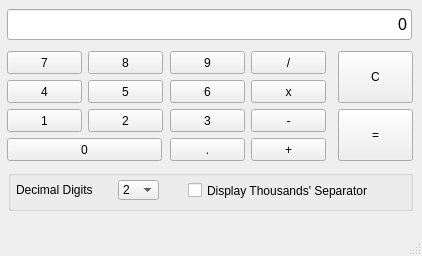
<?xml version="1.0" encoding="UTF-8"?>
<ui version="4.0">
 <class>Calculator</class>
 <widget class="QMainWindow" name="Calculator">
  <property name="geometry">
   <rect>
    <x>0</x>
    <y>0</y>
    <width>422</width>
    <height>256</height>
   </rect>
  </property>
  <property name="windowTitle">
   <string>Basic Calculator</string>
  </property>
  <widget class="QWidget" name="centralwidget">
   <widget class="QPushButton" name="btn9">
    <property name="geometry">
     <rect>
      <x>170</x>
      <y>51</y>
      <width>75</width>
      <height>23</height>
     </rect>
    </property>
    <property name="text">
     <string>9</string>
    </property>
   </widget>
   <widget class="QPushButton" name="btn6">
    <property name="geometry">
     <rect>
      <x>170</x>
      <y>80</y>
      <width>75</width>
      <height>23</height>
     </rect>
    </property>
    <property name="text">
     <string>6</string>
    </property>
   </widget>
   <widget class="QPushButton" name="btn1">
    <property name="geometry">
     <rect>
      <x>7</x>
      <y>109</y>
      <width>75</width>
      <height>23</height>
     </rect>
    </property>
    <property name="text">
     <string>1</string>
    </property>
   </widget>
   <widget class="QPushButton" name="btn5">
    <property name="geometry">
     <rect>
      <x>88</x>
      <y>80</y>
      <width>75</width>
      <height>23</height>
     </rect>
    </property>
    <property name="text">
     <string>5</string>
    </property>
   </widget>
   <widget class="QPushButton" name="btn2">
    <property name="geometry">
     <rect>
      <x>88</x>
      <y>109</y>
      <width>75</width>
      <height>23</height>
     </rect>
    </property>
    <property name="text">
     <string>2</string>
    </property>
   </widget>
   <widget class="QPushButton" name="btn7">
    <property name="geometry">
     <rect>
      <x>7</x>
      <y>51</y>
      <width>75</width>
      <height>23</height>
     </rect>
    </property>
    <property name="text">
     <string>7</string>
    </property>
   </widget>
   <widget class="QPushButton" name="btn8">
    <property name="geometry">
     <rect>
      <x>88</x>
      <y>51</y>
      <width>75</width>
      <height>23</height>
     </rect>
    </property>
    <property name="text">
     <string>8</string>
    </property>
   </widget>
   <widget class="QPushButton" name="btn4">
    <property name="geometry">
     <rect>
      <x>7</x>
      <y>80</y>
      <width>75</width>
      <height>23</height>
     </rect>
    </property>
    <property name="text">
     <string>4</string>
    </property>
   </widget>
   <widget class="QPushButton" name="btn3">
    <property name="geometry">
     <rect>
      <x>170</x>
      <y>109</y>
      <width>75</width>
      <height>23</height>
     </rect>
    </property>
    <property name="text">
     <string>3</string>
    </property>
   </widget>
   <widget class="QPushButton" name="btnDot">
    <property name="geometry">
     <rect>
      <x>170</x>
      <y>138</y>
      <width>75</width>
      <height>23</height>
     </rect>
    </property>
    <property name="text">
     <string>.</string>
    </property>
   </widget>
   <widget class="QPushButton" name="btn0">
    <property name="geometry">
     <rect>
      <x>7</x>
      <y>138</y>
      <width>155</width>
      <height>23</height>
     </rect>
    </property>
    <property name="text">
     <string>0</string>
    </property>
   </widget>
   <widget class="QPushButton" name="btnMultiply">
    <property name="geometry">
     <rect>
      <x>251</x>
      <y>80</y>
      <width>75</width>
      <height>23</height>
     </rect>
    </property>
    <property name="text">
     <string>x</string>
    </property>
   </widget>
   <widget class="QPushButton" name="btnMinus">
    <property name="geometry">
     <rect>
      <x>251</x>
      <y>109</y>
      <width>75</width>
      <height>23</height>
     </rect>
    </property>
    <property name="text">
     <string>-</string>
    </property>
   </widget>
   <widget class="QPushButton" name="btnPlus">
    <property name="geometry">
     <rect>
      <x>251</x>
      <y>138</y>
      <width>75</width>
      <height>23</height>
     </rect>
    </property>
    <property name="text">
     <string>+</string>
    </property>
   </widget>
   <widget class="QPushButton" name="btnDivide">
    <property name="geometry">
     <rect>
      <x>251</x>
      <y>51</y>
      <width>75</width>
      <height>23</height>
     </rect>
    </property>
    <property name="text">
     <string>/</string>
    </property>
   </widget>
   <widget class="QPushButton" name="btnEqual">
    <property name="geometry">
     <rect>
      <x>338</x>
      <y>109</y>
      <width>75</width>
      <height>52</height>
     </rect>
    </property>
    <property name="text">
     <string>=</string>
    </property>
   </widget>
   <widget class="QPushButton" name="btnClear">
    <property name="geometry">
     <rect>
      <x>338</x>
      <y>51</y>
      <width>75</width>
      <height>52</height>
     </rect>
    </property>
    <property name="text">
     <string>C</string>
    </property>
   </widget>
   <widget class="QLineEdit" name="txtDisplay">
    <property name="geometry">
     <rect>
      <x>7</x>
      <y>9</y>
      <width>405</width>
      <height>31</height>
     </rect>
    </property>
    <property name="font">
     <font>
      <pointsize>12</pointsize>
     </font>
    </property>
    <property name="inputMask">
     <string/>
    </property>
    <property name="text">
     <string>0</string>
    </property>
    <property name="alignment">
     <set>Qt::AlignRight|Qt::AlignTrailing|Qt::AlignVCenter</set>
    </property>
   </widget>
   <widget class="QGroupBox" name="groupBox">
    <property name="geometry">
     <rect>
      <x>8</x>
      <y>170</y>
      <width>405</width>
      <height>41</height>
     </rect>
    </property>
    <property name="title">
     <string/>
    </property>
    <widget class="QLabel" name="lblDecimal">
     <property name="geometry">
      <rect>
       <x>8</x>
       <y>9</y>
       <width>121</width>
       <height>21</height>
      </rect>
     </property>
     <property name="text">
      <string>Decimal Digits</string>
     </property>
     <property name="scaledContents">
      <bool>false</bool>
     </property>
     <property name="wordWrap">
      <bool>false</bool>
     </property>
    </widget>
    <widget class="QComboBox" name="cboDecimal">
     <property name="geometry">
      <rect>
       <x>110</x>
       <y>10</y>
       <width>41</width>
       <height>20</height>
      </rect>
     </property>
     <property name="currentIndex">
      <number>2</number>
     </property>
     <property name="sizeAdjustPolicy">
      <enum>QComboBox::AdjustToMinimumContentsLength</enum>
     </property>
     <item>
      <property name="text">
       <string>0</string>
      </property>
     </item>
     <item>
      <property name="text">
       <string>1</string>
      </property>
     </item>
     <item>
      <property name="text">
       <string>2</string>
      </property>
     </item>
     <item>
      <property name="text">
       <string>3</string>
      </property>
     </item>
     <item>
      <property name="text">
       <string>4</string>
      </property>
     </item>
     <item>
      <property name="text">
       <string>5</string>
      </property>
     </item>
    </widget>
    <widget class="QCheckBox" name="chkSeparator">
     <property name="geometry">
      <rect>
       <x>180</x>
       <y>10</y>
       <width>221</width>
       <height>21</height>
      </rect>
     </property>
     <property name="text">
      <string>Display Thousands' Separator</string>
     </property>
     <property name="checked">
      <bool>false</bool>
     </property>
    </widget>
   </widget>
  </widget>
  <widget class="QMenuBar" name="menubar">
   <property name="geometry">
    <rect>
     <x>0</x>
     <y>0</y>
     <width>422</width>
     <height>25</height>
    </rect>
   </property>
  </widget>
  <widget class="QStatusBar" name="statusbar"/>
 </widget>
 <resources/>
 <connections/>
</ui>
